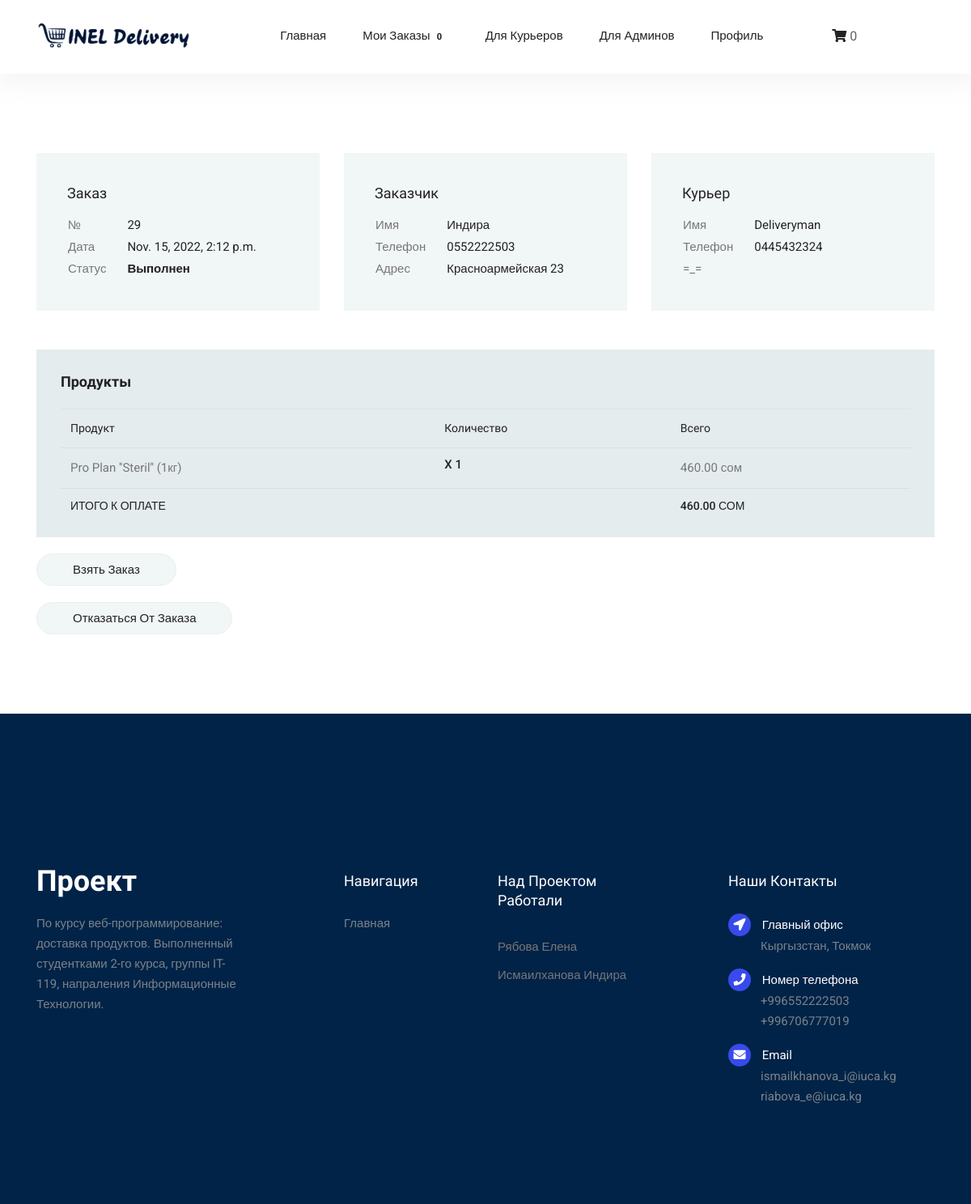
Page /order/29/ (signed in) on the committed database.
### inel_delivery/users/models.py (models this page shows, shortened)
class User(AbstractUser):
    name = CharField(_("Name of User"), blank=True, max_length=255)

### products/models.py (models this page shows, shortened)
class Order(models.Model):
    STATUS = (
        ('Новый', 'Новый заказ'),
        ('В ожидании', 'Заказ в ожидании'),
        ('Выполнен', 'Выполненный заказ')
    )
    user = models.ForeignKey(settings.AUTH_USER_MODEL, on_delete=models.CASCADE, verbose_name="Пользователь")
    products = models.ManyToManyField(OrderProduct, verbose_name="Продукты")
    created_date = models.DateTimeField(verbose_name="Дата")
    status = models.CharField(max_length=16, default='Новый', choices=STATUS, verbose_name="Статус")
    ordered = models.BooleanField(default=False, verbose_name="Заказ оформлен")
    name = models.CharField(max_length=255, null=True, verbose_name="ИФО")
    phone = models.CharField(max_length=255, null=True, verbose_name='Номер телефона')
    address = models.TextField(null=True, verbose_name="Адрес")
    deliveryman = models.ForeignKey(Deliveryman, blank=True, null=True, on_delete=models.CASCADE, verbose_name="Курьер")
    def get_total(self):
        total = 0
        for product in self.products.all():
            total += product.get_final_price()
        return total
    class Meta:
        verbose_name = "Заказ"
        verbose_name_plural = "Заказы"
        permissions = (("view_orders_page", "Can view the orders page"),
                       ("take_orders", "Can take orders"),)

class Deliveryman(models.Model):
    user = models.OneToOneField(settings.AUTH_USER_MODEL, on_delete=models.CASCADE, verbose_name="Пользователь")
    name = models.CharField(max_length=255, verbose_name="ИФО")
    phone = models.CharField(max_length=255, verbose_name='Номер телефона')
    class Meta:
        verbose_name = "Курьер"
        verbose_name_plural = "Курьеры"

class OrderProduct(models.Model):
    user = models.ForeignKey(settings.AUTH_USER_MODEL, on_delete=models.CASCADE, verbose_name="Пользователь")
    product = models.ForeignKey(Product, on_delete=models.CASCADE, verbose_name="Продукт")
    amount = models.IntegerField(default=1, verbose_name="Количество")
    ordered = models.BooleanField(default=False, verbose_name="Заказ оформлен")
    def get_total_item_price(self):
        return self.amount * self.product.price
    def get_final_price(self):
        return self.get_total_item_price()
    class Meta:
        verbose_name = "Заказанный продукт"
        verbose_name_plural = "Заказанные продукты"

class Product(models.Model):
    name = models.CharField(max_length=255, verbose_name="Название")
    slug = models.SlugField(max_length=255, db_index=True)
    category = models.ForeignKey(Category, on_delete=models.CASCADE, verbose_name="Категория")
    store = models.ForeignKey(Store, on_delete=models.CASCADE, verbose_name="Магазин")
    price = models.DecimalField(decimal_places=2, max_digits=19, verbose_name="Цена")
    desc = models.CharField(max_length=255, verbose_name="Описание")
    available = models.BooleanField(default=True, verbose_name="Доступен")
    created = models.DateTimeField(auto_now_add=True)
    updated = models.DateTimeField(auto_now=True)
    picture = models.ImageField(upload_to="products_pic/", verbose_name="Картинка", blank=True,
                                default="products_pic/no-image.jpg")
    mini_picture = ImageSpecField(source="picture", processors=[ResizeToFill(600, 600)],
                                 format="JPEG", options={"quality": 100})
    class Meta:
        verbose_name = "Продукт"
        verbose_name_plural = "Продукты"

### products/views.py (the view)
# urls.py: path("order/<int:pk>/", OrderDetail.as_view(), name="order_detail"),
class OrderDetail(DetailView):
    model = Order
    context_object_name = "order"

### inel_delivery/templates/products/order_detail.html (shortened to what this page needs)
{% extends "base.html" %}
{% load crispy_forms_tags %}
{% block content %}
  <section class="order_details section-margin--small">
    <div class="container">
      <div class="row mb-5">
        <div class="col-md-6 col-xl-4 mb-4 mb-xl-0">
          <div class="confirmation-card">
            <h3 class="billing-title">Заказ</h3>
            <table class="order-rable">
              <tr>
                <td>№</td>
                <td>{{ order.id }}</td>
              </tr>
              <tr>
                <td>Дата</td>
                <td>{{ order.created_date }}</td>
              </tr>
              <tr>
                <td>Статус</td>
                <td><b>{{ order.status }}</b></td>
              </tr>
            </table>
          </div>
        </div>
        <div class="col-md-6 col-xl-4 mb-4 mb-xl-0">
          <div class="confirmation-card">
            <h3 class="billing-title">Заказчик</h3>
            <table class="order-rable">
              <tr>
                <td>Имя</td>
                <td>{{ order.name }}</td>
              </tr>
              <tr>
                <td>Телефон</td>
                <td>{{ order.phone }}</td>
              </tr>
              <tr>
                <td>Адрес</td>
                <td>{{ order.address }}</td>
              </tr>
            </table>
          </div>
        </div>
        <div class="col-md-6 col-xl-4 mb-4 mb-xl-0">
          <div class="confirmation-card">
            <h3 class="billing-title">Курьер</h3>
            <table class="order-rable">
              <tr>
                <td>Имя</td>
                <td>{{ order.deliveryman.name }}</td>
              </tr>
              <tr>
                <td>Телефон</td>
                <td>{{ order.deliveryman.phone }}</td>
              </tr>
              <tr>
                <td>=_=</td>
                <td> </td>
              </tr>
            </table>
          </div>
        </div>
      </div>
      <div class="order_details_table">
        <h2>Продукты</h2>
        <div class="table-responsive">
          <table class="table">
            <thead>
              <tr>
                <th scope="col">Продукт</th>
                <th scope="col">Количество</th>
                <th scope="col">Всего</th>
              </tr>
            </thead>
            <tbody>
            {% for order_product in order.products.all %}
              <tr>
                <td>
                  <p>{{ order_product.product.name }}</p>
                </td>
                <td>
                  <h5>x {{ order_product.amount }}</h5>
                </td>
                <td>
                  <p>{{ order_product.get_final_price }} сом</p>
                </td>
              </tr>
            {% endfor %}
              <tr>
                <td>
                  <h4>Итого к оплате</h4>
                </td>
                <td>
                </td>
                <td>
                  <h4>{{ order.get_total }} сом</h4>
                </td>
              </tr>
            </tbody>
          </table>
        </div>
      </div>
      {% if order.user == request.user %}
        <div class="checkout_btn_inner d-flex align-items-center">
          <a style="margin-top: 20px" class="gray_btn" href="{% url 'products:confirm_execution' pk=order.pk %}">Выполнено</a>
        </div>
      {% else %}
        {% if perms.products.take_orders %}
          <div class="checkout_btn_inner d-flex align-items-center">
            <a style="margin-top: 20px" class="gray_btn" href="{% url 'products:take-order' pk=order.pk %}">Взять заказ</a>
          </div>
          <div class="checkout_btn_inner d-flex align-items-center">
            <a style="margin-top: 20px" class="gray_btn" href="{% url 'products:remove-order' pk=order.pk %}">Отказаться от заказа</a>
          </div>
        {% endif %}
      {% endif %}
    </div>
  </section>
{% endblock %}

### inel_delivery/templates/base.html (shortened to what this page needs)
{% load static i18n %}
{% load cart_template_tags %}
<!DOCTYPE html>
<html lang="en">
  <head>
    {% block css %}
    <link rel="stylesheet" href="https://pro.fontawesome.com/releases/v5.10.0/css/all.css"/>
    <link href="{% static 'vendors/bootstrap/bootstrap.min.css' %}" rel="stylesheet">
    <link href="{% static 'vendors/fontawesome/css/all.min.css' %}" rel="stylesheet">
    <link href="{% static 'vendors/themify-icons/themify-icons.css' %}" rel="stylesheet">
    <link href="{% static 'vendors/nice-select/nice-select.css' %}" rel="stylesheet">
    <link href="{% static 'vendors/owl-carousel/owl.theme.default.min.css' %}" rel="stylesheet">
    <link href="{% static 'vendors/owl-carousel/owl.carousel.min.css' %}" rel="stylesheet">
    <link href="{% static 'css/project.css' %}" rel="stylesheet">
    <link href="{% static 'css/style.css' %}" rel="stylesheet">
    {% endblock %}
  </head>
  <body>
    <header class="header_area">
      <div class="main_menu">
        <nav class="navbar navbar-expand-lg navbar-light">
          <div class="container">
            <a class="navbar-brand logo_h" href="{% url 'products:store_list' %}"><img style="height: 40px;" src="{% static 'images/favicons/logo.png' %}"></a>
            <div class="collapse navbar-collapse offset" id="navbarSupportedContent">
              <ul class="nav navbar-nav menu_nav ml-auto mr-auto">
                <li class="nav-item"><a class="nav-link" href="{% url 'products:store_list' %}">Главная</a></li>
                {% if request.user.is_authenticated %}
                <li style='white-space: nowrap;' class="nav-item"><a class="nav-link" href="{% url 'products:order_owner_list' %}">Мои заказы
                <span class="badge red z-depth-1 mr-1"> {{ request.user|my_order_count }} </span></a></li>
                {% if perms.products.view_orders_page %}
                <li class="nav-item submenu dropdown">
                  <a href="#" class="nav-link dropdown-toggle" data-toggle="dropdown" role="button" aria-haspopup="true" aria-expanded="false">Для курьеров</a>
                </li>
                {% endif %}
                {% if perms.products.view_app_page %}
                <li class="nav-item submenu dropdown">
                  <a href="#" class="nav-link dropdown-toggle" data-toggle="dropdown" role="button" aria-haspopup="true" aria-expanded="false">Для админов</a>
                </li>
                {% endif %}
                <li class="nav-item submenu dropdown">
                  <a href="#" class="nav-link dropdown-toggle" data-toggle="dropdown" role="button" aria-haspopup="true" aria-expanded="false">Профиль</a>
                </li>
                <ul class="nav-shop">
                  <li style='white-space: nowrap;' class="nav-item">
                     <a href="{% url 'products:order-summary' %}" class="nav-link waves-effect">
                        <i class="fas fa-shopping-cart"></i><span class="nav-shop__circle" style="color: #5a6268;"> {{ request.user|cart_item_count }} </span>
                     </a>
                  </li>
                </ul>
                {% else %}
                <li class="nav-item"><a class="nav-link" href="{% url 'account_login' %}">Войти</a></li>
                <li class="nav-item"><a class="nav-link" href="{% url 'account_signup' %}">Зарегистироваться</a></li>
                {% endif %}
              </ul>
            </div>
          </div>
        </nav>
      </div>
    </header>
    <main class="site-main">
      {% block content %}{% endblock content %}
    </main>
<footer class="footer">
		<div class="footer-area">
			<div class="container">
				<div class="row section_gap">
					<div class="col-lg-3 col-md-6 col-sm-6">
						<div class="single-footer-widget tp_widgets">
							<h4 class="footer_title large_title">Проект</h4>
							<p>
								По курсу веб-программирование: доставка продуктов.
                Выполненный студентками 2-го курса, группы IT-119, напраления Информационные Технологии.
							</p>
						</div>
					</div>
					<div class="offset-lg-1 col-lg-2 col-md-6 col-sm-6">
						<div class="single-footer-widget tp_widgets">
							<h4 class="footer_title">Навигация</h4>
							<ul class="list">
								<li><a href="{% url 'products:store_list' %}">Главная</a></li>
							</ul>
						</div>
					</div>
					<div class="col-lg-2 col-md-6 col-sm-6">
						<div class="single-footer-widget instafeed">
							<h4 class="footer_title">Над проектом работали</h4>
							<ul class="list instafeed d-flex flex-wrap">
								<li> Рябова Елена</li>
								<li>Исмаилханова Индира</li>
							</ul>
						</div>
					</div>
					<div class="offset-lg-1 col-lg-3 col-md-6 col-sm-6">
						<div class="single-footer-widget tp_widgets">
							<h4 class="footer_title">Наши контакты</h4>
							<div class="ml-40">
								<p class="sm-head">
									<span class="fa fa-location-arrow"></span>
									Главный офис
								</p>
								<p>Кыргызстан, Токмок</p>
								<p class="sm-head">
									<span class="fa fa-phone"></span>
									Номер телефона
								</p>
								<p>
									+996552222503<br>
									+996706777019
								</p>
								<p class="sm-head">
									<span class="fa fa-envelope"></span>
									Email
								</p>
								<p>
									ismailkhanova_i@iuca.kg<br>
									riabova_e@iuca.kg
								</p>
							</div>
						</div>
					</div>
				</div>
			</div>
		</div>
</footer>
  </body>
</html>

### rows in the picture
User: user|my_order_count "0", user|cart_item_count "0"
Order: id "29", created_date "Nov. 15, 2022, 2:12 p.m.", status "Выполнен", name "Индира", phone "0552222503", address "Красноармейская 23", deliveryman.name "Deliveryman", deliveryman.phone "0445432324", get_total "460.00"
OrderProduct: product.name "Pro Plan ''Steril'' (1кг)", amount "1", get_final_price "460.00"
